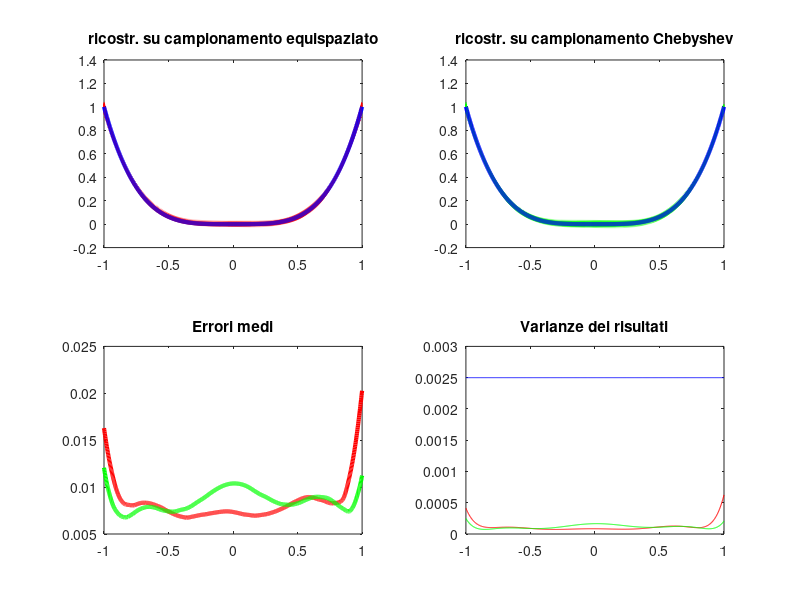

Write MATLAB code to recreate this figure.
% esperimento sulla stabilità dell'interp. con rumore bianco di campionamento 
M=100;
m=1000;
n=4;
N=100;
teta=0.05;
xeval=linspace(-1,1,m)';
f=@(x) x.^4;
%%

xinterp_equi=linspace(-1,1,N)';
xinterp_cheb=cos((2*(N-1:-1:0)+1)./(2*N+1)*pi)';

yinterp_equi_true=f(xinterp_equi);
yinterp_cheb_true=f(xinterp_cheb);
yeval_true=f(xeval);

yinterp_equi=yinterp_equi_true+teta*randn(N,M);
yinterp_cheb=yinterp_cheb_true+teta*randn(N,M);

for k = 1:M
    p_equi = polyfit(xinterp_equi,yinterp_equi(:,k),n);
    yeval_equi(:,k) = polyval(p_equi,xeval);
    p_cheb = polyfit(xinterp_cheb,yinterp_cheb(:,k),n);
    yeval_cheb(:,k) = polyval(p_cheb,xeval);
end

err_equi=sum(abs(yeval_equi-yeval_true)./M,2);
err_cheb=sum(abs(yeval_cheb-yeval_true)./M,2);

figure(n);
subplot(2,2,1);plot(xeval,yeval_equi,':r');
hold on
plot(xeval,yeval_true,'b','LineWidth',3);
title('ricostr. su campionamento equispaziato')
hold off
subplot(2,2,2);plot(xeval,yeval_cheb,':g');
hold on
plot(xeval,yeval_true,'b','LineWidth',3);
title('ricostr. su campionamento Chebyshev')
hold off
subplot(2,2,3);
plot(xeval,err_equi,'r','LineWidth',3);
hold on;
plot(xeval,err_cheb,'g','LineWidth',3);
title('Errori medi')
hold off
subplot(2,2,4);
plot(xeval,var(yeval_equi'),'r');
hold on
plot(xeval,var(yeval_cheb'),'g');
plot(xeval,teta^2+0.*xeval,'b');
hold off
title('Varianze dei risultati');



